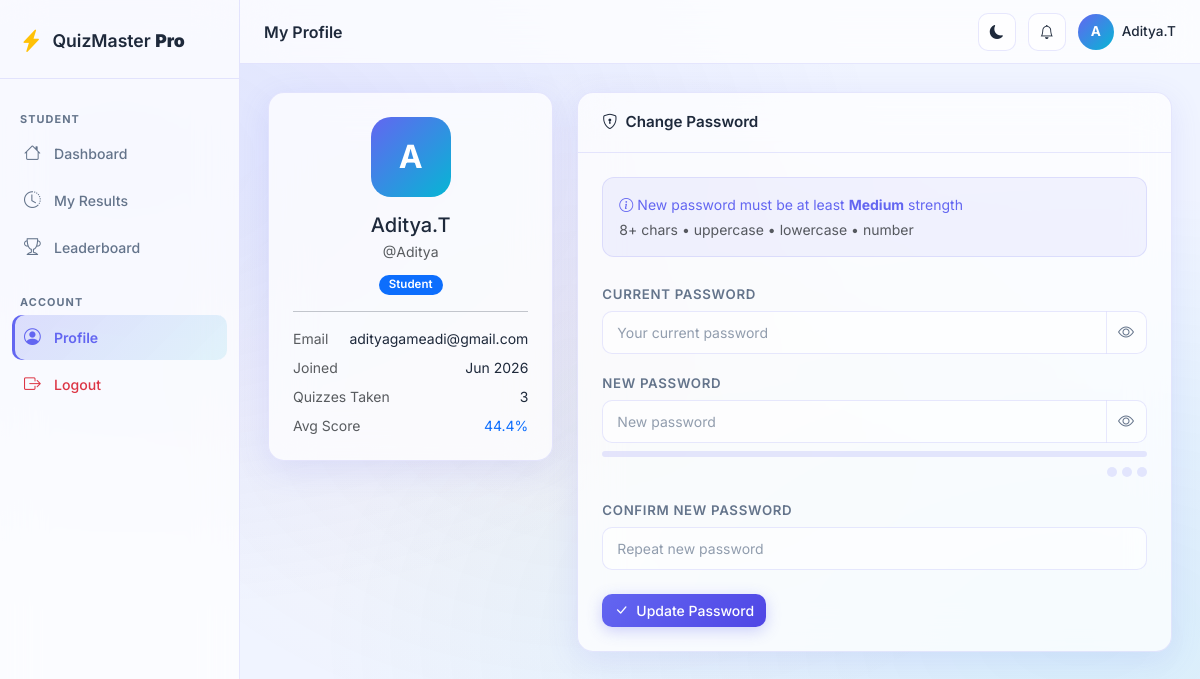
The page /auth/profile (signed in) on the database its author committed.
### app/models/user.py (models this page shows, shortened)
class User(UserMixin, db.Model):
    __tablename__ = 'users'
    id = db.Column(db.Integer, primary_key=True)
    username = db.Column(db.String(80), unique=True, nullable=False, index=True)
    email = db.Column(db.String(120), unique=True, nullable=False, index=True)
    password_hash = db.Column(db.String(255), nullable=False)
    role = db.Column(db.String(20), nullable=False, default='student')  # 'admin' or 'student'
    full_name = db.Column(db.String(150), nullable=True)
    avatar = db.Column(db.String(255), nullable=True)
    is_active = db.Column(db.Boolean, default=True)
    created_at = db.Column(db.DateTime, default=datetime.utcnow)
    last_login = db.Column(db.DateTime, nullable=True)
    results = db.relationship('Result', backref='student', lazy='dynamic', cascade='all, delete-orphan')
    student_answers = db.relationship('StudentAnswer', backref='student', lazy='dynamic', cascade='all, delete-orphan')
    @property
    def is_admin(self):
        return self.role == 'admin'
    @property
    def is_student(self):
        return self.role == 'student'
    def get_average_score(self):
        results = self.results.all()
        if not results:
            return 0
        return round(sum(r.percentage for r in results) / len(results), 1)
    def get_total_quizzes(self):
        return self.results.count()

### app/models/quiz.py (models this page shows, shortened)
class Result(db.Model):
    __tablename__ = 'results'
    id = db.Column(db.Integer, primary_key=True)
    student_id = db.Column(db.Integer, db.ForeignKey('users.id'), nullable=False)
    quiz_id = db.Column(db.Integer, db.ForeignKey('quizzes.id'), nullable=False)
    total_questions = db.Column(db.Integer, nullable=False)
    correct_answers = db.Column(db.Integer, nullable=False, default=0)
    wrong_answers = db.Column(db.Integer, nullable=False, default=0)
    marks_obtained = db.Column(db.Float, nullable=False, default=0)
    percentage = db.Column(db.Float, nullable=False, default=0)
    grade = db.Column(db.String(5), nullable=False, default='F')
    time_taken = db.Column(db.Integer, nullable=True)  # seconds
    submitted_at = db.Column(db.DateTime, default=datetime.utcnow)
    answers = db.relationship('StudentAnswer', backref='result', lazy='dynamic', cascade='all, delete-orphan')

### app/routes/auth.py (the view, shortened to what this page needs)
@auth_bp.route('/profile', methods=['GET', 'POST'])
@login_required
def profile():
    form = ChangePasswordForm()
    return render_template('auth/profile.html', form=form)

### app/forms/auth_forms.py
class ChangePasswordForm(FlaskForm):
    current_password = PasswordField('Current Password', validators=[DataRequired()])
    new_password     = PasswordField('New Password',     validators=[DataRequired(), Length(min=8), _check_strength])
    confirm_password = PasswordField('Confirm New Password', validators=[
        DataRequired(), EqualTo('new_password', message='Passwords must match.')
    ])
    submit = SubmitField('Change Password')

### app/context_processors.py (called while the page is built)
def inject_notifications():
    if current_user.is_authenticated:
        try:
            from app.services.notification_service import NotificationService
            count = NotificationService.unread_count(current_user.id)
            recent = NotificationService.get_unread(current_user.id, limit=5)
            return {
                'notif_count': count,
                'recent_notifs': recent,
            }
        except Exception:
            pass
    return {'notif_count': 0, 'recent_notifs': []}

def inject_globals():
    from datetime import datetime
    return {
        'app_name': 'QuizMaster Pro',
        'app_version': '1.0',
        'current_year': datetime.utcnow().year,
    }

### app/models/user.py (called while the page is built)
@login_manager.user_loader
def load_user(user_id):
    return User.query.get(int(user_id))

### app/services/notification_service.py (called while the page is built)
    @staticmethod
    def get_unread(user_id: int, limit: int = 10):
        return (Notification.query
                .filter_by(user_id=user_id, is_read=False)
                .order_by(Notification.created_at.desc())
                .limit(limit).all())

    @staticmethod
    def unread_count(user_id: int) -> int:
        return Notification.query.filter_by(user_id=user_id, is_read=False).count()

### app/templates/auth/profile.html (shortened to what this page needs)
{% extends "base.html" %}
{% block page_title %}My Profile{% endblock %}
{% block content %}
<div class="row g-4">
  <div class="col-md-4">
    <div class="glass-card text-center p-4 animate-in">
      <div class="user-avatar mx-auto mb-3" style="width:80px;height:80px;font-size:2rem;border-radius:20px;">
        {{ current_user.full_name[0].upper() if current_user.full_name else current_user.username[0].upper() }}
      </div>
      <h5 class="fw-700 mb-1">{{ current_user.full_name or current_user.username }}</h5>
      <p class="text-muted small mb-2">@{{ current_user.username }}</p>
      <span class="badge {{ 'bg-danger' if current_user.is_admin else 'bg-primary' }}">
        {{ current_user.role|capitalize }}
      </span>
      <hr>
      <div class="text-start small">
        <div class="d-flex justify-content-between mb-2">
          <span class="text-muted">Email</span>
          <span>{{ current_user.email }}</span>
        </div>
        <div class="d-flex justify-content-between mb-2">
          <span class="text-muted">Joined</span>
          <span>{{ current_user.created_at.strftime('%b %Y') }}</span>
        </div>
        {% if current_user.is_student %}
        <div class="d-flex justify-content-between mb-2">
          <span class="text-muted">Quizzes Taken</span>
          <span class="fw-600">{{ current_user.get_total_quizzes() }}</span>
        </div>
        <div class="d-flex justify-content-between">
          <span class="text-muted">Avg Score</span>
          <span class="fw-600 text-primary">{{ current_user.get_average_score() }}%</span>
        </div>
        {% endif %}
      </div>
    </div>
  </div>
  <div class="col-md-8 animate-in">
    <div class="glass-card">
      <div class="card-header"><i class="bi bi-shield-lock me-2"></i>Change Password</div>
      <div class="card-body">
        <div class="alert mb-4 p-3" style="background:rgba(99,102,241,0.07);border:1px solid rgba(99,102,241,0.15);border-radius:12px">
          <div class="fw-600 small mb-1" style="color:var(--primary)">
            <i class="bi bi-info-circle me-1"></i>New password must be at least <strong>Medium</strong> strength
          </div>
          <div class="text-muted small">8+ chars • uppercase • lowercase • number</div>
        </div>
        <form method="POST" action="{{ url_for('auth.profile') }}" novalidate>
          <div class="mb-3">
            {{ form.current_password.label(class="form-label") }}
            <div class="input-group">
              {{ form.current_password(class="form-control" + (" is-invalid" if form.current_password.errors else ""),
                 id="current_password", placeholder="Your current password") }}
              <button type="button" class="pwd-toggle"
                      data-toggle-target="current_password" data-pwd-toggle>
                <i class="bi bi-eye"></i>
              </button>
            </div>
          </div>
          <div class="mb-3">
            {{ form.new_password.label(class="form-label") }}
            <div class="input-group">
              {{ form.new_password(class="form-control" + (" is-invalid" if form.new_password.errors else ""),
                 id="new_password", placeholder="New password",
                 **{"data-strength-meter": "true", "autocomplete": "new-password"}) }}
              <button type="button" class="pwd-toggle"
                      data-toggle-target="new_password" data-pwd-toggle>
                <i class="bi bi-eye"></i>
              </button>
            </div>
          </div>
          <div class="mb-4">
            {{ form.confirm_password.label(class="form-label") }}
            {{ form.confirm_password(class="form-control" + (" is-invalid" if form.confirm_password.errors else ""),
               placeholder="Repeat new password", autocomplete="new-password") }}
          </div>
          <button type="submit" class="btn btn-primary">
            <i class="bi bi-check-lg me-2"></i>Update Password
          </button>
        </form>
      </div>
    </div>
  </div>
</div>
{% endblock %}

### app/templates/base.html (shortened to what this page needs)
<!DOCTYPE html>
<html lang="en" data-theme="light">
<head>
  <link rel="stylesheet" href="https://cdnjs.cloudflare.com/ajax/libs/bootstrap/5.3.3/css/bootstrap.min.css"/>
  <link rel="stylesheet" href="https://cdnjs.cloudflare.com/ajax/libs/bootstrap-icons/1.11.3/font/bootstrap-icons.min.css"/>
  <link rel="stylesheet" href="{{ url_for('static', filename='css/main.css') }}"/>
  <link rel="stylesheet" href="{{ url_for('static', filename='css/password_strength.css') }}"/>
</head>
<body>
{% if current_user.is_authenticated %}
<div class="sidebar" id="sidebar">
  <div class="sidebar-brand">
    <i class="bi bi-lightning-charge-fill text-warning"></i>
    <span>QuizMaster <strong>Pro</strong></span>
  </div>
  <nav class="sidebar-nav">
    {% if current_user.is_admin %}
    <div class="nav-section-label">Admin</div>
    <a href="{{ url_for('admin.dashboard') }}" class="nav-link {% if request.endpoint == 'admin.dashboard' %}active{% endif %}"><i class="bi bi-speedometer2"></i><span>Dashboard</span></a>
    <a href="{{ url_for('admin.questions') }}" class="nav-link {% if 'question' in (request.endpoint or '') %}active{% endif %}"><i class="bi bi-question-circle"></i><span>Questions</span></a>
    <a href="{{ url_for('admin.quizzes') }}" class="nav-link {% if request.endpoint in ['admin.quizzes','admin.create_quiz'] %}active{% endif %}"><i class="bi bi-journal-check"></i><span>Quizzes</span></a>
    <a href="{{ url_for('admin.categories') }}" class="nav-link {% if 'categor' in (request.endpoint or '') %}active{% endif %}"><i class="bi bi-tags"></i><span>Categories</span></a>
    <a href="{{ url_for('admin.import_questions') }}" class="nav-link {% if 'import' in (request.endpoint or '') %}active{% endif %}"><i class="bi bi-upload"></i><span>Import</span></a>
    <a href="{{ url_for('admin.students') }}" class="nav-link {% if request.endpoint == 'admin.students' %}active{% endif %}"><i class="bi bi-people"></i><span>Students</span></a>
    <a href="{{ url_for('admin.all_results') }}" class="nav-link {% if request.endpoint in ['admin.all_results','admin.view_result'] %}active{% endif %}"><i class="bi bi-clipboard-data"></i><span>All Results</span></a>
    <a href="{{ url_for('admin.analytics') }}" class="nav-link {% if request.endpoint == 'admin.analytics' %}active{% endif %}"><i class="bi bi-bar-chart-line"></i><span>Analytics</span></a>
    {% else %}
    <div class="nav-section-label">Student</div>
    <a href="{{ url_for('student.dashboard') }}" class="nav-link {% if request.endpoint == 'student.dashboard' %}active{% endif %}"><i class="bi bi-house"></i><span>Dashboard</span></a>
    <a href="{{ url_for('student.history') }}" class="nav-link {% if request.endpoint == 'student.history' %}active{% endif %}"><i class="bi bi-clock-history"></i><span>My Results</span></a>
    <a href="{{ url_for('student.leaderboard') }}" class="nav-link {% if request.endpoint == 'student.leaderboard' %}active{% endif %}"><i class="bi bi-trophy"></i><span>Leaderboard</span></a>
    {% endif %}
    <div class="nav-section-label mt-3">Account</div>
    <a href="{{ url_for('auth.profile') }}" class="nav-link {% if request.endpoint == 'auth.profile' %}active{% endif %}"><i class="bi bi-person-circle"></i><span>Profile</span></a>
    <a href="{{ url_for('auth.logout') }}" class="nav-link text-danger"><i class="bi bi-box-arrow-right"></i><span>Logout</span></a>
  </nav>
</div>
<div class="main-content" id="mainContent">
  <div class="topbar">
    <div class="topbar-title">{% block page_title %}{% endblock %}</div>
    <div class="topbar-right">
      <button class="btn btn-icon" id="darkModeToggle"><i class="bi bi-moon-fill" id="darkModeIcon"></i></button>
      <div class="position-relative" id="notifBellWrap">
        <button class="btn btn-icon" id="notifBell" title="Notifications">
          <i class="bi bi-bell"></i>
        </button>
      </div>
      <div class="user-badge">
        <div class="user-avatar">{{ current_user.full_name[0].upper() if current_user.full_name else current_user.username[0].upper() }}</div>
        <span class="d-none d-md-inline">{{ current_user.full_name or current_user.username }}</span>
      </div>
    </div>
  </div>
  <div class="page-content">
    {% block content %}{% endblock %}
  </div>
</div>
{% endif %}
</body>
</html>

### app/static/css/password_strength.css (style rules this page uses)
.pwd-toggle { background: var(--surface-2); border: 1px solid var(--border); border-left: none; border-radius: 0 var(--radius-sm) var(--radius-sm) 0; color: var(--text-muted); cursor: pointer; padding: 0 12px; transition: background var(--transition), color var(--transition); }

### rows shown on the page
User: full_name "A", full_name "Aditya.T", username "Aditya", role "Student", email "adityagameadi@gmail.com", created_at "Jun 2026"
Result: get_average_score "44.4"

### other values the page prints
{{ current_user.get_total_quizzes() }} "3"
